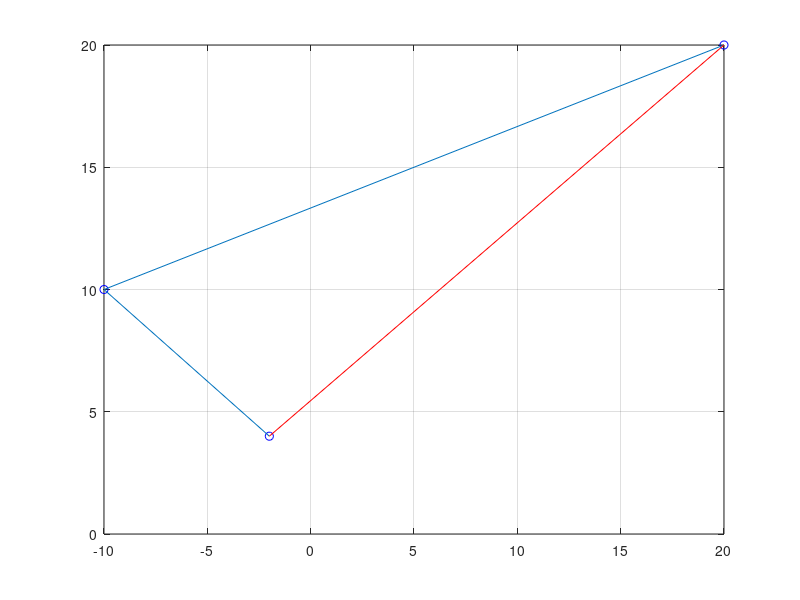

MATLAB code to generate this figure:
%joao vitor viana do amaral 204
clear; close all; clc;
p1=[-2 4];
p2=[-10 10];
p3=[20 20];
v=[p1;p2;p3]
figure 
plot(v(:,1),v(:,2),'ob')
grid on 
hold on
plot(v(:,1),v(:,2))
line([-2 20],[4 20],'color','r')